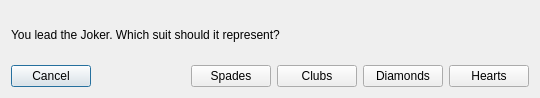
<?xml version="1.0" encoding="UTF-8"?>
<ui version="4.0">
 <class>JokerSuitDialog</class>
 <widget class="QDialog" name="JokerSuitDialog">
  <property name="geometry">
   <rect>
    <x>0</x>
    <y>0</y>
    <width>540</width>
    <height>98</height>
   </rect>
  </property>
  <property name="windowTitle">
   <string>Joker</string>
  </property>
  <layout class="QVBoxLayout" name="verticalLayout">
   <item>
    <spacer name="verticalSpacer_2">
     <property name="orientation">
      <enum>Qt::Vertical</enum>
     </property>
     <property name="sizeHint" stdset="0">
      <size>
       <width>20</width>
       <height>40</height>
      </size>
     </property>
    </spacer>
   </item>
   <item>
    <widget class="QLabel" name="label">
     <property name="text">
      <string>You lead the Joker. Which suit should it represent?</string>
     </property>
    </widget>
   </item>
   <item>
    <spacer name="verticalSpacer">
     <property name="orientation">
      <enum>Qt::Vertical</enum>
     </property>
     <property name="sizeHint" stdset="0">
      <size>
       <width>20</width>
       <height>40</height>
      </size>
     </property>
    </spacer>
   </item>
   <item>
    <layout class="QHBoxLayout" name="horizontalLayout">
     <item>
      <widget class="QPushButton" name="buttonCancel">
       <property name="text">
        <string>Cancel</string>
       </property>
      </widget>
     </item>
     <item>
      <spacer name="horizontalSpacer">
       <property name="orientation">
        <enum>Qt::Horizontal</enum>
       </property>
       <property name="sizeHint" stdset="0">
        <size>
         <width>40</width>
         <height>20</height>
        </size>
       </property>
      </spacer>
     </item>
     <item>
      <widget class="QPushButton" name="buttonSpades">
       <property name="text">
        <string>Spades</string>
       </property>
      </widget>
     </item>
     <item>
      <widget class="QPushButton" name="buttonClubs">
       <property name="text">
        <string>Clubs</string>
       </property>
      </widget>
     </item>
     <item>
      <widget class="QPushButton" name="buttonDiamonds">
       <property name="text">
        <string>Diamonds</string>
       </property>
      </widget>
     </item>
     <item>
      <widget class="QPushButton" name="buttonHearts">
       <property name="text">
        <string>Hearts</string>
       </property>
      </widget>
     </item>
    </layout>
   </item>
  </layout>
 </widget>
 <resources/>
 <connections/>
</ui>
